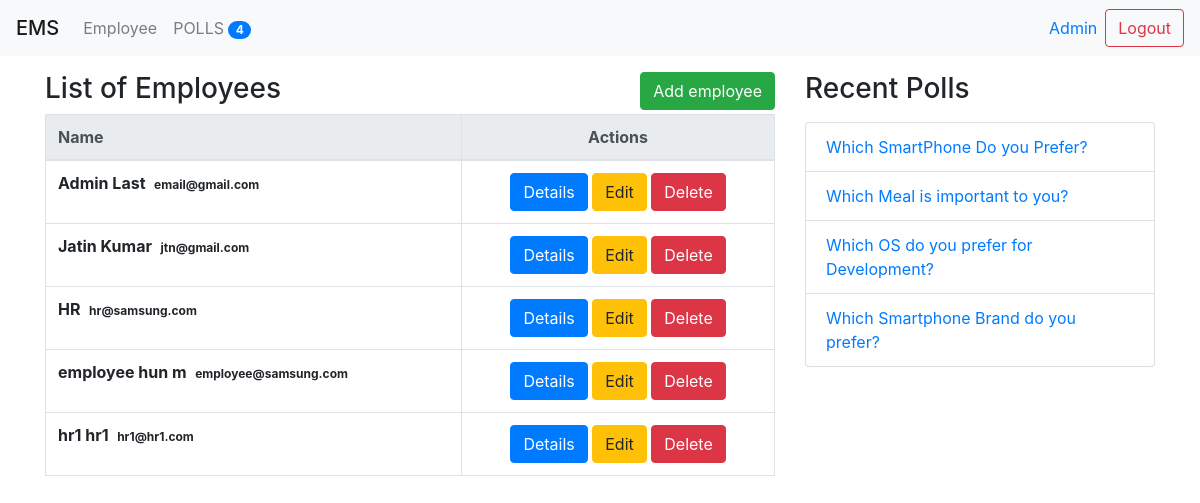
Screenshot of /employees/ (signed in) with the database file from the repository.
### poll/models.py (models this page shows, shortened)
class Question(models.Model):
    title = models.TextField(null = True, blank=True)
    status = models.CharField(default = "inactive", max_length = 10)
    start_date = models.DateTimeField(null = True, blank = True)
    end_date = models.DateTimeField(null = True, blank = True)
    created_by = models.ForeignKey(User, null = True, blank = True, on_delete = models.CASCADE)
    created_at = models.DateTimeField(auto_now_add = True)
    updated_at = models.DateTimeField(auto_now = True)

### employee/views.py (the view)
# urls.py: path('', employee_list, name = 'employee_list'),
@login_required(login_url="/login/")
def employee_list(request):
    print (request.role)
    context = {}
    context['users'] = User.objects.all()
    context['title'] = "Employees"
    return render(request, 'employee/index.html', context)

### poll/context_processors.py (called while the page is built)
def polls_count(request):
    count = Question.objects.count()
    return {'polls_count': count}

### poll/templatetags/poll_extras.py (called while the page is built)
def upper(value):
    return value.upper()

@register.simple_tag
def recent_polls(n = 5, **kwargs):
    name = kwargs.get("name", "No Argument is passed")
    print(name)
    questions = Question.objects.all().order_by('-created_at')
    return questions[0:n]

### ems/templates/employee/index.html (shortened to what this page needs)
{% extends 'base.html' %}
{% load poll_extras %}
{% block content %}
<div class="row">
    <div class="col-sm-8">
        <p>
            <div class="float-left"><h3>List of {{title}}</h3></div>
            {% if request.role == 'Admin' %}
            <a class="btn btn-success float-right" href="{%  url 'employee_add' %}">Add employee</a>
            {% endif %}
        </p>
        <div class="table-responsive-sm">
        {% if users %}
            <table class="table table-bordered">
                <thead class="thead-light">
                    <tr>
                        <th>Name</th>
                        <th class="text-center">Actions</th>
                    </tr>
                </thead>
                <tbody>
                {% for user in users %}
                    <tr>
                        <th scope="row">
                            {{user.first_name}} {{user.last_name}}
                            <span class="badge badge-default">{{user.email}}</span>
                        <td class="text-center">
                            <a class="btn btn-primary" href="{%  url 'employee_details' user.id %}">Details</a>
                            <a class="btn btn-warning" href="{%  url 'employee_edit' user.id %}">Edit</a>
                            <a class="btn btn-danger" href="{%  url 'employee_delete' user.id %}">Delete</a>
                        </td>
                    </tr>
                {% endfor %}
                </tbody>
                </table>
        {% else %}
            <p>There is no employee available.</p>
        {% endif %}
        </div>
    </div>
    <div class="col-sm-4">
        {% recent_polls name="Deepanshu Goyal" as questions %}
        <p>
            <h3>Recent Polls</h3>
        </p>
        {% if questions %}
        <div class="list-group">
            {% for question in questions %}
                <a class="list-group-item" href="{% url 'poll_details' question.id %}">{{question.title}}</a>
            {% endfor %}
        </div>
        {% else %}
            <p>There is no poll available.</p>
        {% endif %}
    </div>
</div>
{% endblock content %}

### ems/templates/header.html (shortened to what this page needs)
{% load poll_extras %}
<div class="navbar navbar-expand-lg navbar-light bg-light">
    <span class="navbar-brand mb-0 h1">EMS</span>
    <div class="collapse navbar-collapse" id="navbarNav">
        <ul class="navbar-nav">
            <li class="nav-item">
                <a class="nav-link" href="{% url 'employee_list' %}">
                    {{"employee" | capfirst}}
                </a>
            </li>
            <li class="nav-item">
                <a class="nav-link" href="{% url 'polls_list' %}">
                    {{"Polls" | upper}}
                    <span class="badge badge-primary badge-pill ">{{ polls_count }}</span>
                </a>
            </li>
        </ul>
    </div>
    <form class="form-inline my-2 my-lg-0" method="POST" action="{% url 'user_logout' %}">
        <a href="{% url 'my_profile' %}">
            <span class="mr-sm-2">{{request.user.first_name}}</span>
        </a>
        <input type="submit" class="btn btn-outline-danger my-2 my-sm-0" value="Logout">
    </form>
</div>

### rows the page displays
Question: title "Which SmartPhone Do you Prefer?"
Question: title "Which Meal is important to you?"
Question: title "Which OS do you prefer for Development?"
Question: title "Which Smartphone Brand do you prefer?"

### other values shown
{{ "employee" | capfirst }} "Employee"
{{ "Polls" | upper }} "POLLS"
{{ polls_count }} "4"
{{ request.user.first_name }} "Admin"
{{ title }} "Employees"
{{ user.first_name }} "Admin"
{{ user.last_name }} "Last"
{{ user.email }} "email@gmail.com"
{{ user.first_name }} "Jatin"
{{ user.last_name }} "Kumar"
{{ user.email }} "jtn@gmail.com"
{{ user.first_name }} "HR"
{{ user.email }} "hr@samsung.com"
{{ user.first_name }} "employee"
{{ user.last_name }} "hun m"
